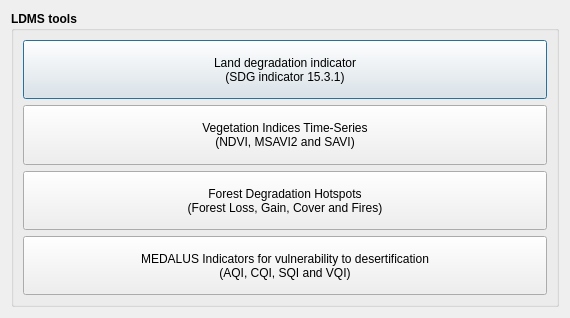
<?xml version="1.0" encoding="UTF-8"?>
<ui version="4.0">
 <class>DlgCalculate</class>
 <widget class="QDialog" name="DlgCalculate">
  <property name="windowModality">
   <enum>Qt::ApplicationModal</enum>
  </property>
  <property name="geometry">
   <rect>
    <x>0</x>
    <y>0</y>
    <width>570</width>
    <height>318</height>
   </rect>
  </property>
  <property name="sizePolicy">
   <sizepolicy hsizetype="Fixed" vsizetype="Fixed">
    <horstretch>0</horstretch>
    <verstretch>0</verstretch>
   </sizepolicy>
  </property>
  <property name="windowTitle">
   <string>Calculate Indicators</string>
  </property>
  <layout class="QVBoxLayout" name="verticalLayout">
   <item>
    <widget class="QGroupBox" name="groupBox">
     <property name="sizePolicy">
      <sizepolicy hsizetype="Preferred" vsizetype="Minimum">
       <horstretch>0</horstretch>
       <verstretch>0</verstretch>
      </sizepolicy>
     </property>
     <property name="font">
      <font>
       <weight>75</weight>
       <bold>true</bold>
      </font>
     </property>
     <property name="title">
      <string>LDMS tools</string>
     </property>
     <layout class="QVBoxLayout" name="verticalLayout_2">
      <item>
       <widget class="QPushButton" name="pushButton_ld">
        <property name="sizePolicy">
         <sizepolicy hsizetype="Minimum" vsizetype="Minimum">
          <horstretch>0</horstretch>
          <verstretch>0</verstretch>
         </sizepolicy>
        </property>
        <property name="minimumSize">
         <size>
          <width>0</width>
          <height>40</height>
         </size>
        </property>
        <property name="font">
         <font>
          <weight>50</weight>
          <bold>false</bold>
         </font>
        </property>
        <property name="text">
         <string>Land degradation indicator
(SDG indicator 15.3.1)</string>
        </property>
       </widget>
      </item>
      <item>
       <widget class="QPushButton" name="pushButton_timeseries">
        <property name="sizePolicy">
         <sizepolicy hsizetype="Minimum" vsizetype="Minimum">
          <horstretch>0</horstretch>
          <verstretch>0</verstretch>
         </sizepolicy>
        </property>
        <property name="minimumSize">
         <size>
          <width>0</width>
          <height>40</height>
         </size>
        </property>
        <property name="font">
         <font>
          <weight>50</weight>
          <bold>false</bold>
         </font>
        </property>
        <property name="text">
         <string>Vegetation Indices Time-Series
(NDVI, MSAVI2 and SAVI)</string>
        </property>
       </widget>
      </item>
      <item>
       <widget class="QPushButton" name="pushButton_forest">
        <property name="sizePolicy">
         <sizepolicy hsizetype="Minimum" vsizetype="Minimum">
          <horstretch>0</horstretch>
          <verstretch>0</verstretch>
         </sizepolicy>
        </property>
        <property name="minimumSize">
         <size>
          <width>0</width>
          <height>40</height>
         </size>
        </property>
        <property name="font">
         <font>
          <weight>50</weight>
          <bold>false</bold>
         </font>
        </property>
        <property name="text">
         <string>Forest Degradation Hotspots
(Forest Loss, Gain, Cover and Fires)</string>
        </property>
       </widget>
      </item>
      <item>
       <widget class="QPushButton" name="pushButton_medalus">
        <property name="sizePolicy">
         <sizepolicy hsizetype="Minimum" vsizetype="Minimum">
          <horstretch>0</horstretch>
          <verstretch>0</verstretch>
         </sizepolicy>
        </property>
        <property name="minimumSize">
         <size>
          <width>0</width>
          <height>40</height>
         </size>
        </property>
        <property name="font">
         <font>
          <weight>50</weight>
          <bold>false</bold>
         </font>
        </property>
        <property name="text">
         <string>MEDALUS Indicators for vulnerability to desertification
(AQI, CQI, SQI and VQI)</string>
        </property>
       </widget>
      </item>
     </layout>
    </widget>
   </item>
  </layout>
 </widget>
 <resources/>
 <connections/>
</ui>
